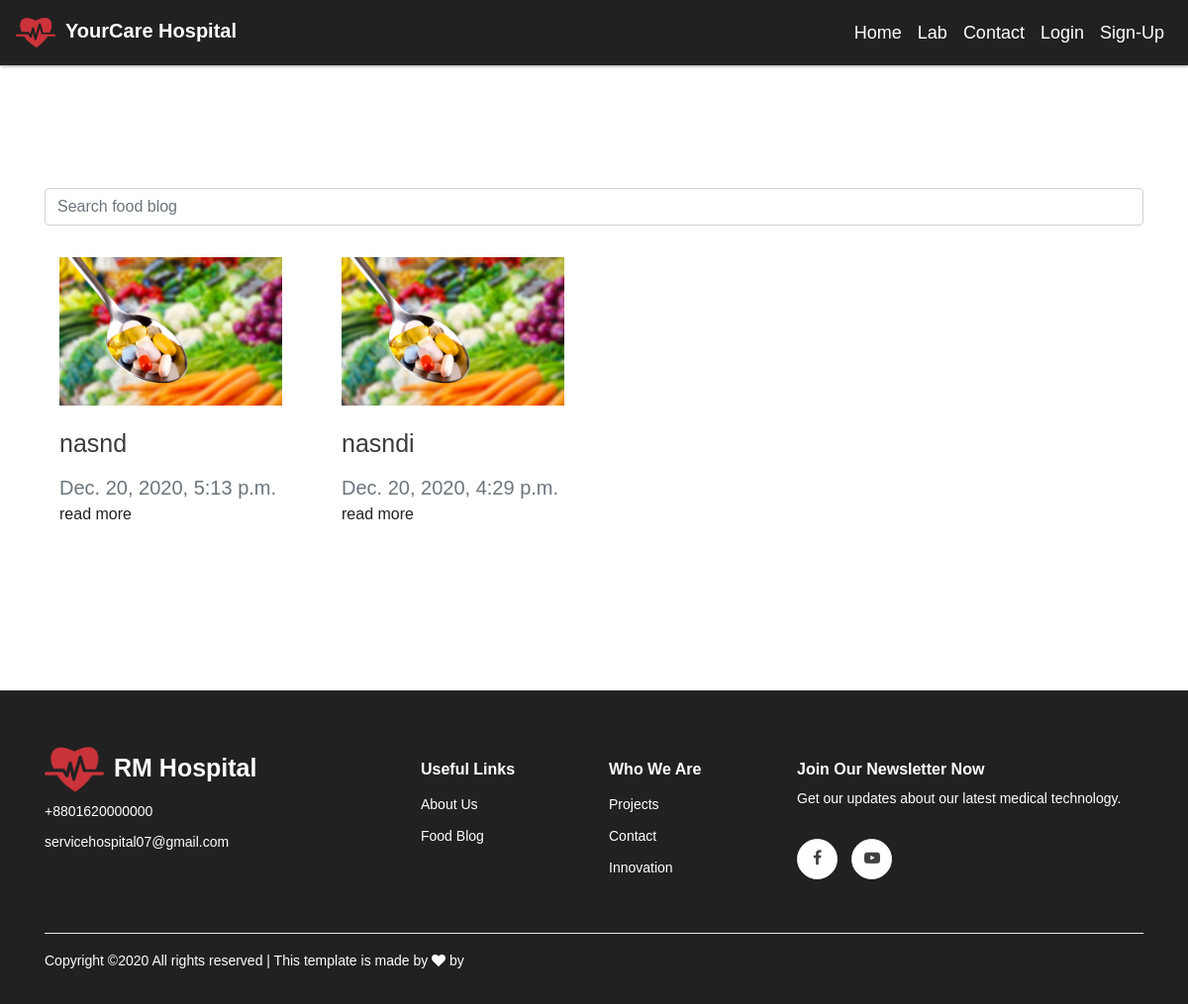
/food/posts/, run on the app's committed database.
### home/models.py (models this page shows, shortened)
class FoodBlog(models.Model):
	title = models.CharField(max_length=255, blank=True, default='')
	date = models.DateTimeField(auto_now_add=True, blank=True)
	post_image = models.ImageField(upload_to='blog_images', null=True, blank=True)
	formatted_image = ImageSpecField(source='post_image', processors=[ResizeToFill(800,300)], format='JPEG', options={'quality':90})
	description = RichTextField(max_length=1000, null=True, blank=True)
	view = models.IntegerField(blank=True, default=0)
	slug = models.SlugField(unique=True,blank=True, default='')

### home/views.py (the view)
# urls.py: path('food/posts/',views.FoodBlogDetails.as_view(), name='food_posts'),
class FoodBlogDetails(View):
	template_name = 'home/blog/food_blog.html'
	def get(self, request):
		food_blogs = store_model.FoodBlog.objects.all().order_by('-id')
		contexts = {
			'food_blogs': food_blogs,
		}
		return render(request, self.template_name, contexts)

### home/templates/home/blog/food_blog.html
{% extends 'base.html' %}
{% block content %}
{% load static %}
<div class="container" style="margin-top: 100px; color: #3c3c3c;">
	<form action="{% url 'home:food_blog_search' %}" method="get">
		<div class="form-group">
			<input class="form-control" type="text" name="q" placeholder="Search food blog">
		</div>
	</form>
	<div class="row">
	{% for post in food_blogs %}
			<div class="col-md-3 my-3">
				<div class="container">
					<div>
						<img src="{{post.post_image.url}}" style="width:100%;display:block;margin-bottom: 20px;"/>
					</div>
						<div style="font-size: 25px;margin-bottom: 10px;">
							{{post.title}}
						</div>
					<div class="text-muted" style="font-size: 20px;">
						{{post.date}}
					</div>
					<div>
						<a href="{% url 'home:food_blog_post' post.slug %}">read more</a>
					</div>
				</div>
			</div>
	{% endfor %}
		</div>
</div>
{% endblock %}

### static/css/main.css (style rules this page uses)
body { padding-top: 90px; font-family: din,sans-serif; font-size: 1rem; font-weight: 400; line-height: 1.5; color: #212529; text-align: left; }
a { color: #222; }

### data on the page
FoodBlog: post_image (picture), title "nasnd", date "Dec. 20, 2020, 5:13 p.m."
FoodBlog: post_image (picture), title "nasndi", date "Dec. 20, 2020, 4:29 p.m."
